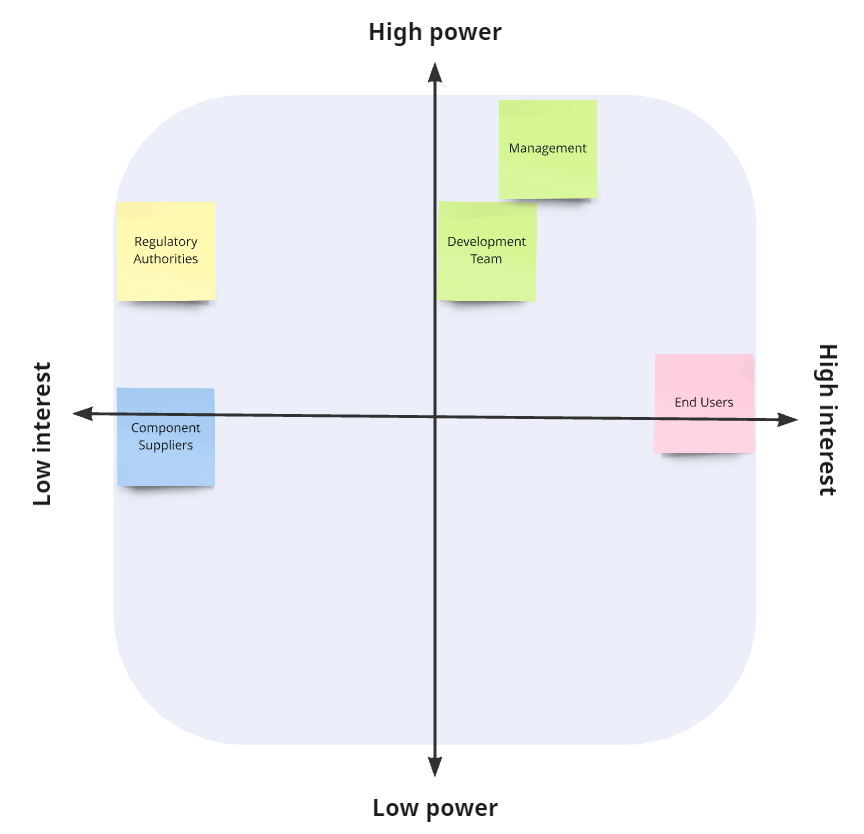
#> input picture stakeholder_analysis.PNG, 864 x 834 px, given in place of the camera
$ python test4.py
#> lines starting #> are read from the running program, lines starting #| are printed output that depends on the picture; after the words box and inside, x2 and y2 are one past the last pixel; in counts of white or black regions, pixels touching at a corner belong together
import cv2

def draw_bounding_boxes(frame, contours):
    for contour in contours:
        x, y, w, h = cv2.boundingRect(contour)
        cv2.rectangle(frame, (x, y), (x+w, y+h), (0, 255, 0), 2)
        print( x + y + w + h)
def main():
    cap = cv2.VideoCapture(0)

    if not cap.isOpened():
        print("Fehler beim Öffnen der Kamera")
        return

    while True:

        ret, frame = cap.read()
#> frame is the input picture: shape (834, 864, 3); mean B, G, R 244.7, 242.1, 240.5

        if not ret:
            print("Fehler beim Lesen des Frames")
            break


        gray = cv2.cvtColor(frame, cv2.COLOR_BGR2GRAY)
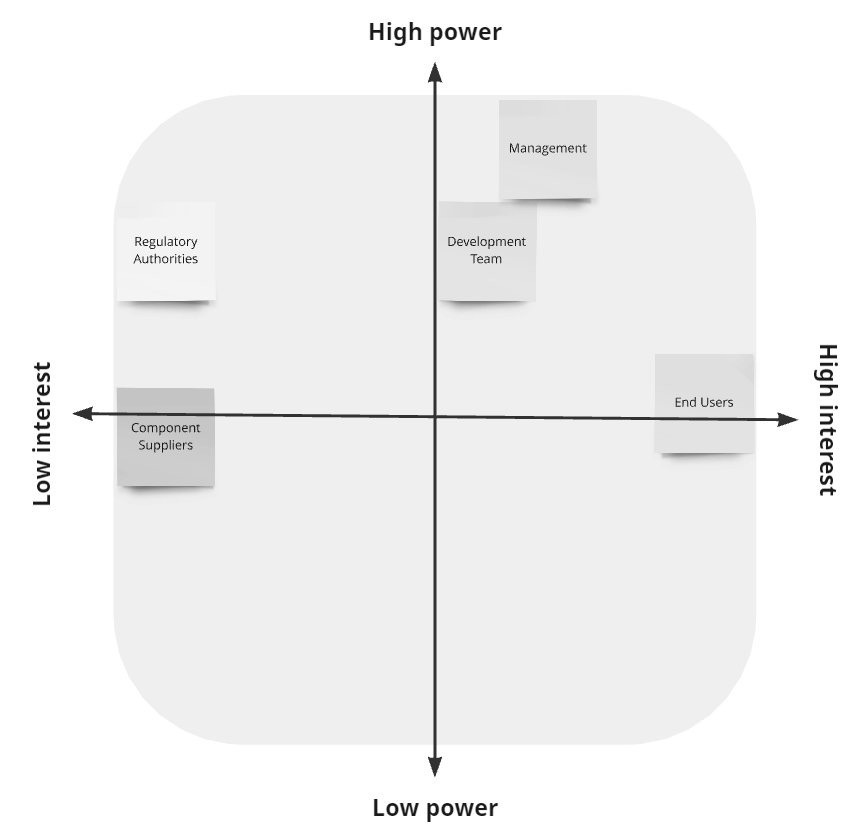
#> gray: shape (834, 864); min 26, max 255, mean 242.1

        blurred = cv2.GaussianBlur(gray, (3, 3), 1)

        edged = cv2.Canny(blurred, 25, 200)
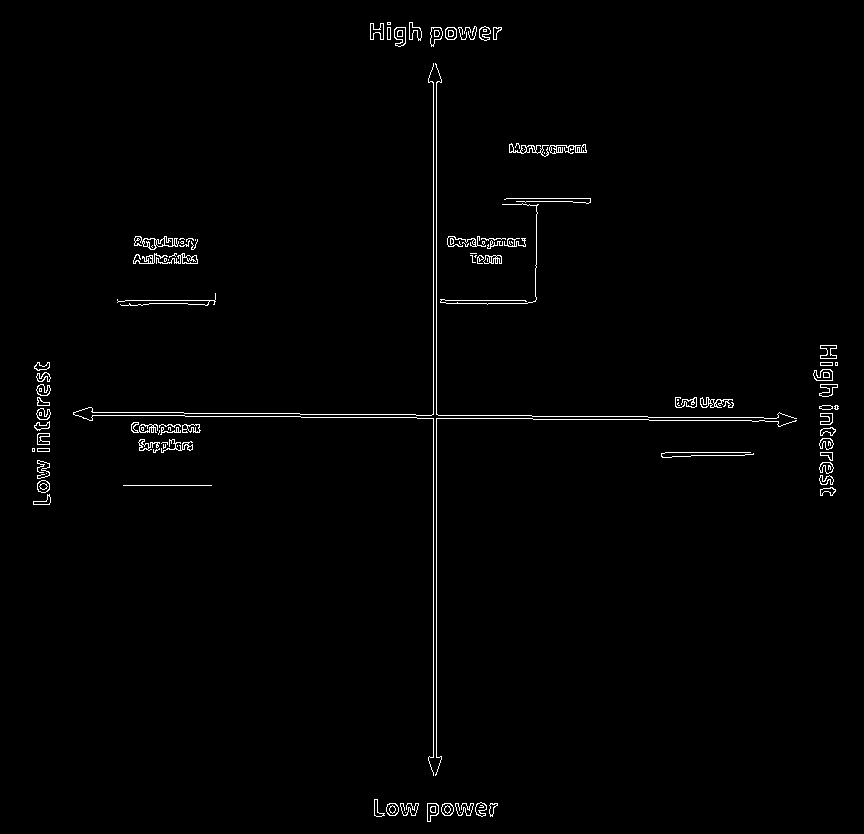
#> edged: shape (834, 864); 1.2% white in thin lines or dots, all inside (x1, y1, x2, y2) = (32, 22, 839, 822)

        contours, _ = cv2.findContours(edged.copy(), cv2.RETR_EXTERNAL, cv2.CHAIN_APPROX_SIMPLE)
#> contours = 102 contours, 51 with area under 20; largest, box (x1, y1, x2, y2) and area: (134, 236, 179, 250) 254, (813, 369, 833, 381) 164, (394, 27, 406, 47) 164, (430, 27, 443, 47) 151, (427, 803, 439, 822) 146


        draw_bounding_boxes(frame, contours)
#> the loop in draw_bounding_boxes, `for contour in contours:` made 102 passes
#> (x, y, w, h) on passes 1 to 12: (460, 812, 1, 1), (405, 812, 1, 1), (489, 803, 9, 14), (455, 803, 19, 13), (441, 803, 13, 13), (427, 803, 12, 19), (400, 803, 19, 13), (386, 803, 13, 13), (475, 802, 12, 15), (374, 799, 11, 18), (33, 494, 18, 11), (820, 487, 16, 9)
#> (contour, x, y, w, h) on passes 13, 22, 23, 24, 45, 53: ([[123, 485], [211, 485]], 123, 485, 89, 1), ([[37, 448], [37, 451], [49, 451], [49, 448]], 37, 448, 13, 4), ([[32, 448], [32, 451], [34, 451], [34, 448]], 32, 448, 3, 4), ([[177, 445], [177, 446]], 177, 445, 1, 2), ([[677, 399], [677, 400], [678, 400], [678, 399]], 677, 399, 2, 2), ([[835, 362], [835, 365], [837, 365], [837, 362]], 835, 362, 3, 4)
#| 1274
#| 1219
#| 1315
#| 1290
#| 1270
#| 1261
#| 1235
#| 1215
#> (further printed lines are left out)
#> after the loop in draw_bounding_boxes, `for contour in contours:`:
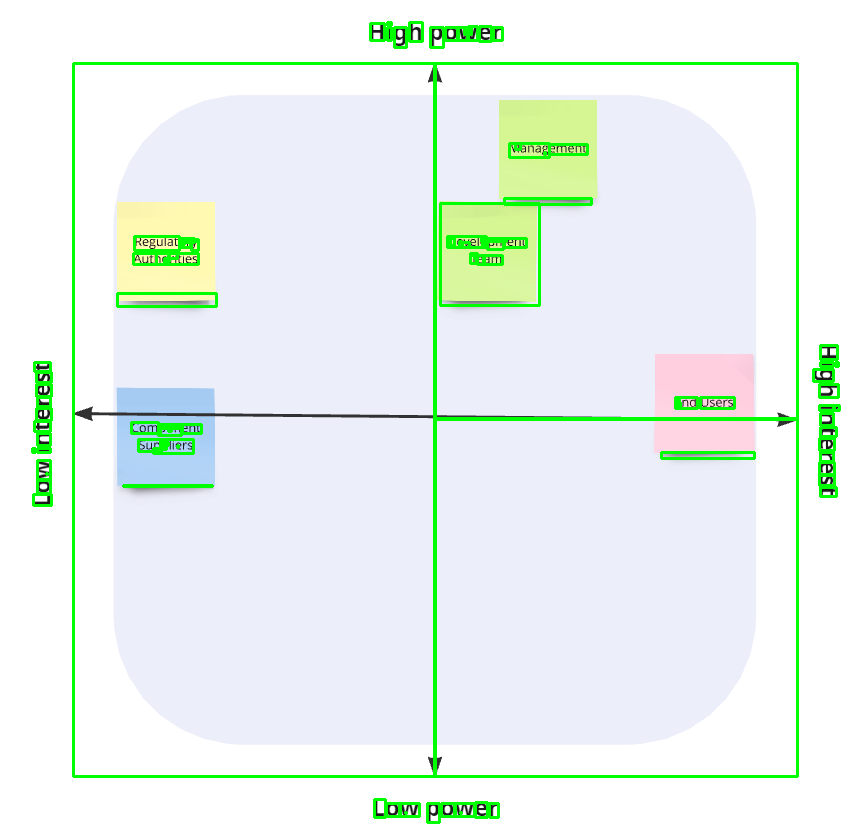
#> frame: shape (834, 864, 3); 3.7% of pixels changed, all inside (x1, y1, x2, y2) = (31, 21, 841, 824)


        cv2.imshow("Frame", frame)
        cv2.imshow("gray",gray)
        cv2.imshow("blurred",blurred)
        cv2.imshow("edged",edged)


        if cv2.waitKey(1) & 0xFF == ord('q'):
#> (key q is pressed here)
            break


    cap.release()
    cv2.destroyAllWindows()

if __name__ == "__main__":
    main()
